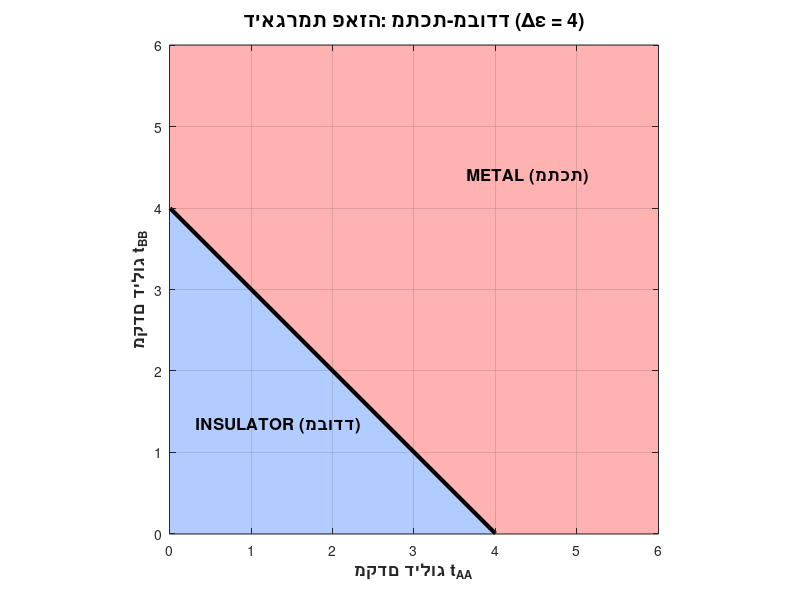

MATLAB code to generate this figure:
%% Phase Diagram: Metal-Insulator Transition
clear; clc; clf;

% 1. הגדרת הפרמטר הקבוע
% זהו הפרש האנרגיות באתר בין אורביטל B ל-A
delta_eps = 4; % ערך לדוגמה (epsilon^B - epsilon^A)

% 2. יצירת רשת של ערכי t_AA ו-t_BB
grid_points = 500;
t_range = linspace(0, 1.5 * delta_eps, grid_points);
[T_AA, T_BB] = meshgrid(t_range, t_range);

% 3. חישוב מצב הפאזה עבור כל נקודה ברשת
% התנאי למתכת: T_AA + T_BB > delta_eps
% המטריצה 'PhaseState' תכיל 0 עבור מבודד ו-1 עבור מתכת
PhaseState = (T_AA + T_BB) > delta_eps;

% 4. יצירת השרטוט
figure('Color', 'w', 'Name', 'Phase Diagram');

% שימוש ב-imagesc כדי לצבוע את האזורים
% אנו משתמשים ב-PhaseState כדי לקבוע את הצבע
imagesc(t_range, t_range, PhaseState);
hold on;

% הגדרת כיוון ציר Y (שלא יהיה הפוך כמו בתמונה רגילה)
set(gca, 'YDir', 'normal');

% הגדרת מפת צבעים: כחול למבודד (0), אדום למתכת (1)
colormap([0.7 0.8 1; 1 0.7 0.7]); 

% 5. הוספת קו הגבול
% קו הגבול הוא הישר: t_BB = delta_eps - t_AA
plot([0, delta_eps], [delta_eps, 0], 'k-', 'LineWidth', 3);

% 6. הוספת כותרות ותוויות
title(['דיאגרמת פאזה: מתכת-מבודד (\Delta\epsilon = ', num2str(delta_eps), ')'], ...
    'FontSize', 14);
xlabel('מקדם דילוג t_{AA}', 'FontSize', 12, 'FontWeight', 'bold');
ylabel('מקדם דילוג t_{BB}', 'FontSize', 12, 'FontWeight', 'bold');

% הוספת טקסט לציון האזורים
text(delta_eps/3, delta_eps/3, 'INSULATOR (מבודד)', ...
    'HorizontalAlignment', 'center', 'FontSize', 12, 'FontWeight', 'bold');
text(delta_eps*1.1, delta_eps*1.1, 'METAL (מתכת)', ...
    'HorizontalAlignment', 'center', 'FontSize', 12, 'FontWeight', 'bold');

axis square; % הופך את הצירים לריבועיים
grid on;
set(gca, 'Layer', 'top'); % שם את הרשת וקו הגבול מעל הצבע
